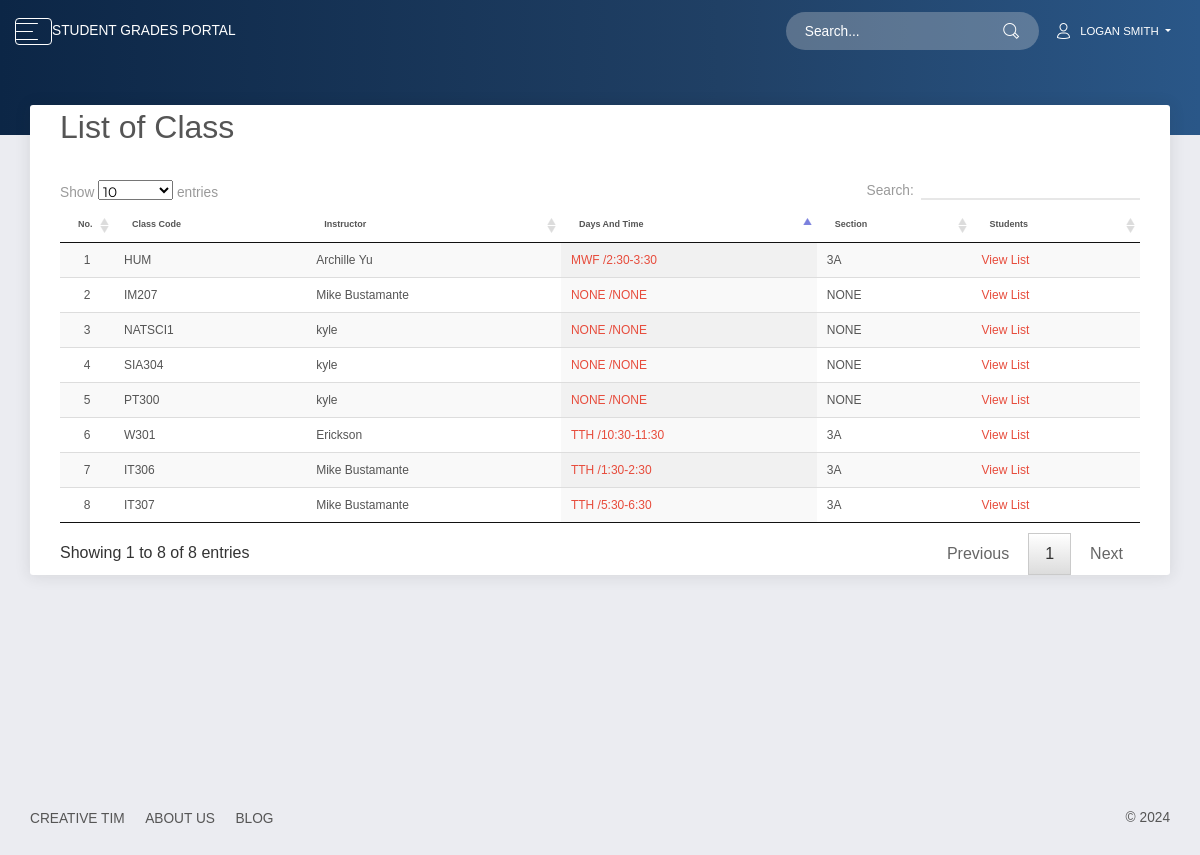
/admin/modules/class/index.php (signed in), run on the app's committed database.
### tables this page shows
CREATE TABLE `class` (
  `CLASS_ID` int(11) NOT NULL,
  `CLASS_CODE` varchar(30) NOT NULL,
  `SUBJ_ID` int(11) NOT NULL,
  `INST_ID` int(11) NOT NULL,
  `SYID` int(11) NOT NULL,
  `AY` varchar(11) NOT NULL,
  `DAY` varchar(20) NOT NULL,
  `C_TIME` varchar(11) NOT NULL,
  `IDNO` int(11) NOT NULL,
  `SECTION` varchar(30) NOT NULL DEFAULT 'NONE'
);

CREATE TABLE `instructor` (
  `INST_ID` int(30) NOT NULL,
  `INST_FULLNAME` varchar(255) NOT NULL,
  `INST_ADDRESS` varchar(255) NOT NULL,
  `INST_SEX` varchar(20) NOT NULL DEFAULT 'Male',
  `INST_STATUS` varchar(20) NOT NULL DEFAULT 'Single',
  `SPECIALIZATION` text NOT NULL,
  `INST_EMAIL` varchar(255) NOT NULL,
  `EMPLOYMENT_STATUS` varchar(40) NOT NULL DEFAULT 'Probationary'
);

### admin/modules/class/index.php (called while the page is built, shortened)
<?php
require_once '../../theme/templates.php';
?>

### includes/database.php (called while the page is built, shortened)
<?php
class Database {
    private $conn;
    public function open_connection() {
        $this->conn = mysqli_connect(DB_SERVER, DB_USER, DB_PASS, DB_NAME);
    }
    function setQuery($sql='') {
        $this->sql_string = $sql;
    }
    function executeQuery() {
        $result = mysqli_query($this->conn, $this->sql_string);
        return $result;
    }
    private function confirm_query($result) {
        return $result;
    }
    function loadResultList($key='') {
        $cur = $this->executeQuery();
        $array = array();
        while ($row = mysqli_fetch_object($cur)) {
            if ($key) {
                $array[$row->$key] = $row;
            } else {
                $array[] = $row;
            }
        }
        return $array;
    }
}
$mydb = new Database();
?>

### admin/modules/class/list.php (the view, shortened to what this page needs)
<div class="container">
<h3 align="left">List of Class</h3>
    <form action="#.php" Method="POST">
		<table id="example" class="display" cellspacing="0" width="100%">
	  <thead>
	 	<tr>
	 		 <th>No.</th>
	  		<th> Class Code</th>
	  		<th>Instructor</th>
	  		<th>Days And Time</th>
	  		<th>Section</th>
	  		<th>Students</th>
	 	</tr>
	  </thead>
	  <tbody>
	  	<?php
	  		global $mydb;
	 	$mydb->setQuery("SELECT *
				FROM  `instructor` i,  `class` c
				WHERE i.`INST_ID` = c.`INST_ID` ");
		 	loadresult();
	  		function loadresult(){
		  		global $mydb;
		  		$cur = $mydb->loadResultlist();
				foreach ($cur as $result) {
			  		echo '<tr>';
			  		echo '<td width="5%" align="center"></td>';
			  		echo '<td> ' . $result->CLASS_CODE.' </td>';
			  		echo '<td>'. $result->INST_FULLNAME.'</td>';
			  		echo '<td><a href="index.php?view=time&classId='.$result->CLASS_ID.'">'. $result->DAY.' /'. $result->C_TIME.'</a></td>';
			  		echo '<td>'.$result->SECTION.'</a></td>';
			  		echo '<td><a href="index.php?view=class&classId='.$result->CLASS_ID.'">View List</a></td>';
			  	 	echo '</tr>';
		  		}
		  	}
	  	?>
	  </tbody>
	</table>
	</form>
</div>

### admin/theme/templates.php (shortened to what this page needs)
<!DOCTYPE html>
<html lang="en">
<head>
    <link rel="stylesheet" href="https://use.fontawesome.com/releases/v5.7.1/css/all.css">
    <link href="<?php echo WEB_ROOT; ?>plugins/assets/css/bootstrap.min.css" rel="stylesheet" />
    <link href="<?php echo WEB_ROOT; ?>plugins/assets/css/now-ui-dashboard.css?v=1.3.0" rel="stylesheet" />
    <link href="<?php echo WEB_ROOT; ?>plugins/assets/demo/demo.css" rel="stylesheet" />
    <link href="<?php echo WEB_ROOT; ?>css/bootstrap-datetimepicker.min.css" rel="stylesheet" media="screen">
    <link href="<?php echo WEB_ROOT; ?>css/dataTables.bootstrap.css" rel="stylesheet" media="screen">
    <link rel="stylesheet" type="text/css" href="<?php echo WEB_ROOT; ?>css/jquery.dataTables.css">
</head>
<body class="">
    <div class="wrapper">
        <div class="main-panel" id="main-panel">
            <nav class="navbar navbar-expand-lg navbar-transparent bg-primary navbar-absolute">
                <div class="container-fluid">
                    <div class="navbar-wrapper">
                        <div class="navbar-toggle">
                            <button type="button" class="navbar-toggler">
                                <span class="navbar-toggler-bar bar1"></span>
                                <span class="navbar-toggler-bar bar2"></span>
                                <span class="navbar-toggler-bar bar3"></span>
                            </button>
                        </div>
                        <a class="navbar-brand" href="#pablo">Student Grades Portal</a>
                    </div>
                    <div class="collapse navbar-collapse justify-content-end" id="navigation">
                        <form>
                            <div class="input-group no-border">
                                <input type="text" value="" class="form-control" placeholder="Search...">
                                <div class="input-group-append">
                                    <div class="input-group-text">
                                        <i class="now-ui-icons ui-1_zoom-bold"></i>
                                    </div>
                                </div>
                            </div>
                        </form>
                        <ul class="navbar-nav">
                            <li class="nav-item dropdown">
                                <a class="nav-link dropdown-toggle" id="navbarDropdownMenuLink" data-toggle="dropdown" aria-haspopup="true" aria-expanded="false">
                                    <i class="now-ui-icons users_single-02"></i>
                                    <p><?php echo $_SESSION['ACCOUNT_NAME']; ?></p>
                                </a>
                            </li>
                        </ul>
                    </div>
                </div>
            </nav>
            <div class="panel-header panel-header-sm">
            </div>
            <div class="content">
                <div class="row">
                    <div class="col-md-12">
                        <div class="card">
                            <div class="container">
                                <?php require_once $content; ?>
                            </div>
                        </div>
                    </div>
                </div>
            </div>
            <footer class="footer">
                <div class="container-fluid">
                    <nav>
                        <ul>
                            <li>
                                <a href="https://www.creative-tim.com">Creative Tim</a>
                            </li>
                            <li>
                                <a href="http://presentation.creative-tim.com">About Us</a>
                            </li>
                            <li>
                                <a href="http://blog.creative-tim.com">Blog</a>
                            </li>
                        </ul>
                    </nav>
                    <div class="copyright" id="copyright">
                        &copy;
                    </div>
                </div>
            </footer>
        </div>
    </div>
</body>
</html>

### admin/theme/templates.php (style rules this page uses)
table { font-size: 9px; }
table tr td { font-size: 12px; }
.navbar-absolute { position: absolute; width: 100%; z-index: 1029; background-color: #4caf50 !important; color: #fff; padding: 10px 0; }
.navbar-transparent { background-color: transparent !important; color: #fff; padding: 10px 0; }
.navbar-toggler-bar { background-color: #fff; }
.navbar-toggler { border: 1px solid #fff; }
.navbar-brand { color: #fff !important; }
.navbar a { color: #fff !important; }

### data on the page
class: CLASS_CODE "W301", INST_ID.INST_FULLNAME "Erickson", DAY "TTH", C_TIME "10:30-11:30", SECTION "3A"
class: CLASS_CODE "HUM", INST_ID.INST_FULLNAME "Archille Yu", DAY "MWF", C_TIME "2:30-3:30", SECTION "3A"
class: CLASS_CODE "IT306", INST_ID.INST_FULLNAME "Mike Bustamante", DAY "TTH", C_TIME "1:30-2:30", SECTION "3A"
class: CLASS_CODE "IT307", INST_ID.INST_FULLNAME "Mike Bustamante", DAY "TTH", C_TIME "5:30-6:30", SECTION "3A"
class: CLASS_CODE "IM207", INST_ID.INST_FULLNAME "Mike Bustamante", DAY "NONE", C_TIME "NONE", SECTION "NONE"
class: CLASS_CODE "NATSCI1", INST_ID.INST_FULLNAME "kyle", DAY "NONE", C_TIME "NONE", SECTION "NONE"
class: CLASS_CODE "SIA304", INST_ID.INST_FULLNAME "kyle", DAY "NONE", C_TIME "NONE", SECTION "NONE"
class: CLASS_CODE "PT300", INST_ID.INST_FULLNAME "kyle", DAY "NONE", C_TIME "NONE", SECTION "NONE"

### other printed values
$_SESSION['ACCOUNT_NAME'] "LOGAN SMITH"
